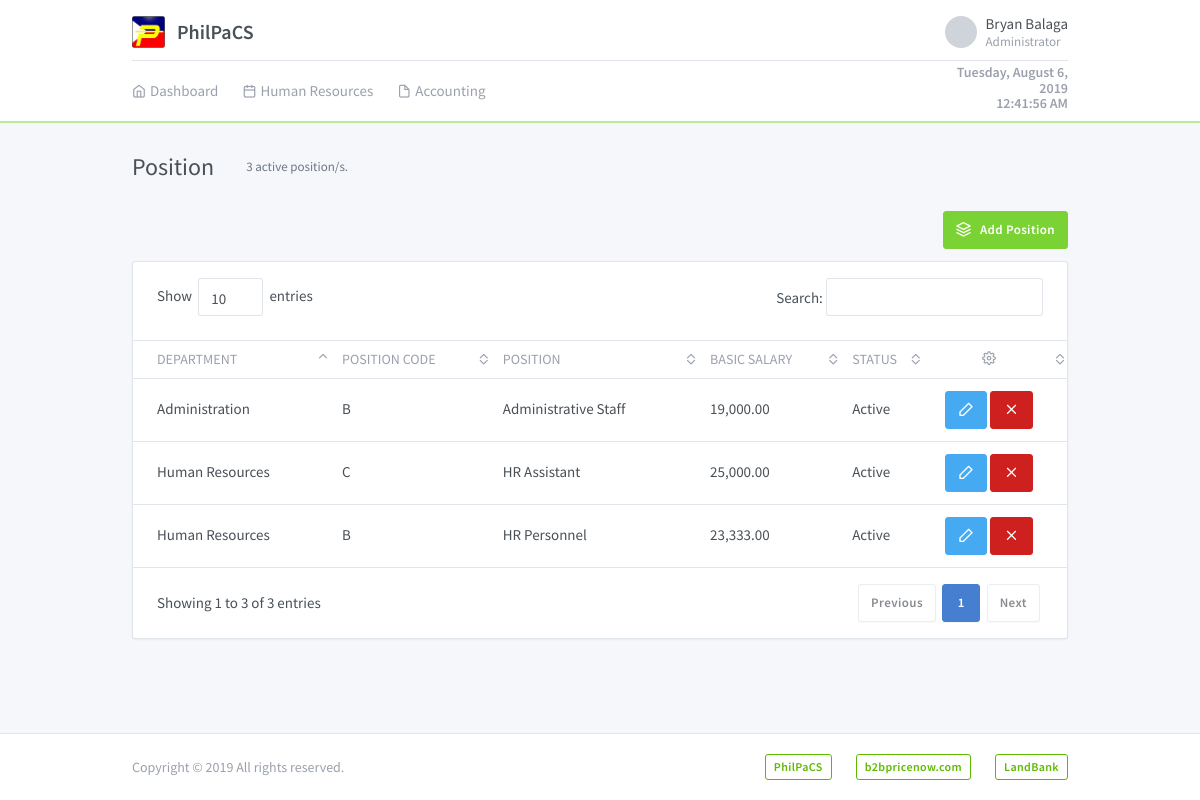
/system/position.php (signed in), run on an earlier commit of the app's database.
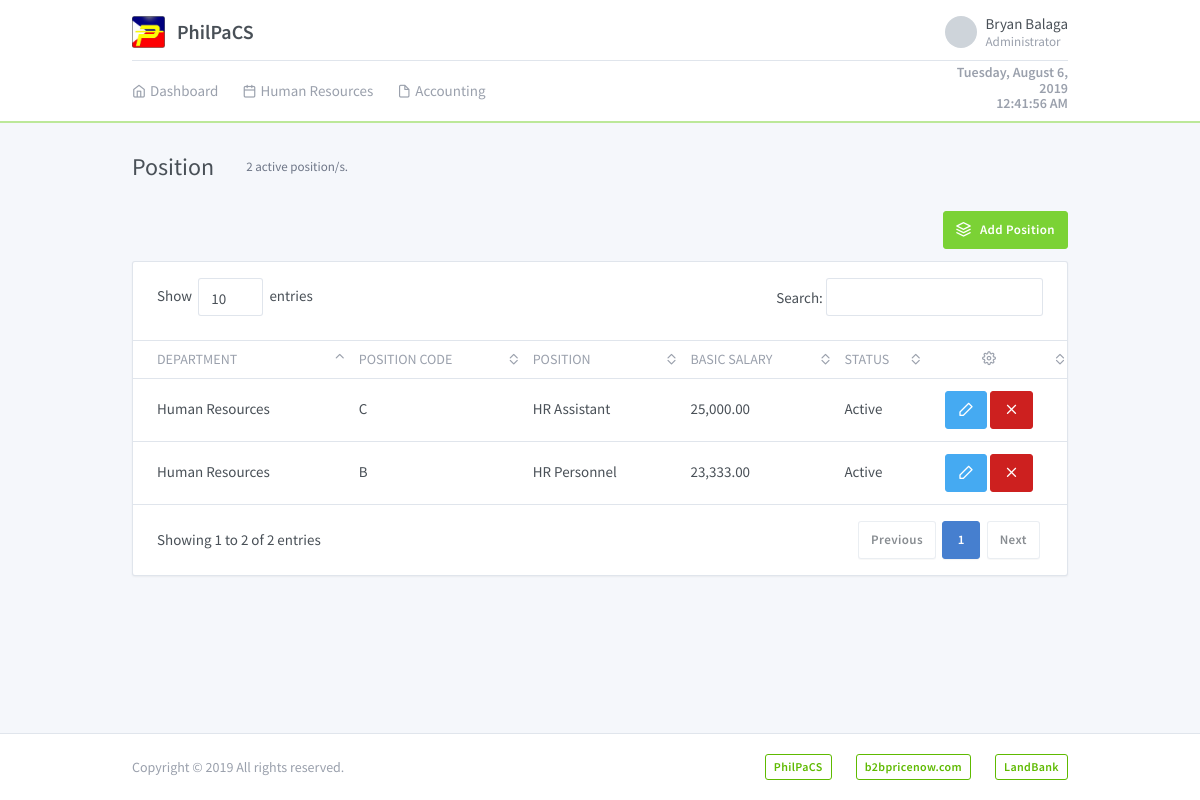
And on a later commit of the database.
### tables this page shows
CREATE TABLE `positiontbl` (
  `positionID` int(11) NOT NULL AUTO_INCREMENT,
  `departmentID` int(11) NOT NULL,
  `code` varchar(1) NOT NULL,
  `positionName` varchar(50) NOT NULL,
  `basicSalary` double NOT NULL,
  `status` tinyint(1) NOT NULL,
  PRIMARY KEY (`positionID`)
);

CREATE TABLE `departmenttbl` (
  `departmentID` int(11) NOT NULL AUTO_INCREMENT,
  `departmentName` varchar(50) NOT NULL,
  `status` tinyint(1) NOT NULL,
  PRIMARY KEY (`departmentID`)
);

### models/Config.php (called while the page is built, shortened)
<?php
require_once 'Database.php';
class Config extends Database {
	protected $conn;
	public function __construct() {
		$database = new Database();
		$this->conn = $database->db_connection();
	}
	public function runQuery($sql) {
		$stmt = $this->conn->prepare($sql);
		return $stmt;
	}
}

### models/Database.php (called while the page is built, shortened)
<?php
class Database {
	private $host = "localhost";
	private $dbname = "philpacs";
	private $username = "root";
	private $password = "";
	public function db_connection(){
		try {
			$this->conn = new PDO("mysql:host=" . $this->host . ";dbname=" . $this->dbname, $this->username, $this->password);
			$this->conn->setAttribute(PDO::ATTR_ERRMODE, PDO::ERRMODE_EXCEPTION);
			return $this->conn;
		} catch (PDOException $e) {
			echo "Connection Error: " . $e->getMessage();
		}
	}
}

### system/position.php (the view, shortened to what the changed rows need)
<?php
    require_once '../models/Config.php';
    $config = new Config();
    $config->isnot_loggedin();
?>
<!DOCTYPE html>
<html lang="en" dir="ltr">
  <head>
    <link rel="stylesheet" href="https://maxcdn.bootstrapcdn.com/font-awesome/4.7.0/css/font-awesome.min.css">
    <?php include '../includes/plugins.php'; ?>
    <link rel="stylesheet" type="text/css" href="../assets/css/style.css" />
  </head>
  <body class="">
        <div class="page">
          <div class="flex-fill">
            <div class="my-3 my-md-5">
              <div class="container">
                  <div class="page-header">
                    <h1 class="page-title">
                      Position
                    </h1>
                    <div class="page-subtitle">
                      <?php
                        $status = 1;
                        $stmt = $config->runQuery("SELECT COUNT(*) AS positionCount FROM positiontbl WHERE status=:status");
                        $stmt->execute(array(":status" => $status));
                        $row = $stmt->fetch(PDO::FETCH_ASSOC);
                        echo $row['positionCount'] . " active position/s."
                      ?>
                    </div>
                  </div>
                  <div class="row row-cards">
                    <div class="col-lg-12">
                      <div class="card">
                        <div class="dimmer active">
                          <div id='archive-dimmer-content'>
                          <div class="table-responsive">
                            <table class="table card-table table-vcenter text-nowrap datatable" id="positionTable">
                              <thead>
                                <tr>
                                  <th>Department</th>
                                  <th>Position Code</th>
                                  <th>Position</th>
                                  <th>Basic Salary</th>
                                  <th>Status</th>
                                  <th class="w-1 text-center"><i class="fe fe-settings"></i></th>
                                </tr>
                              </thead>
                              <tbody>
                                  <?php
                                      $status = 1;
                                      $stmt = $config->runQuery("SELECT positiontbl.positionID, positiontbl.positionName, IF (positiontbl.status = 1, 'Active', 'Archived') AS status, positiontbl.basicSalary, positiontbl.code, departmenttbl.departmentName FROM positiontbl INNER JOIN departmenttbl ON positiontbl.departmentID = departmenttbl.departmentID WHERE positiontbl.status=:status");
                                      $stmt->execute(array(":status" => $status));
                                      while ($row = $stmt->fetch(PDO::FETCH_ASSOC)) {
                                          $code = $row['code'];
                                          $position_id = $row['positionID'];
                                          $position_name = $row['positionName'];
                                          $department_name = $row['departmentName'];
                                          $status = $row['status'];
                                          $basicSalary = $row['basicSalary'];
                                          $basicSalary = number_format($basicSalary, 2);
                                          ?>
                                          <tr>
                                              <td><?=$department_name;?></td>
                                              <td><?=$code;?></td>
                                              <td><?=$position_name;?></td>
                                              <td><?=$basicSalary;?></td>
                                              <td><?=$status;?></td>
                                              <td class="text-center">
                                                  <button type="button" data-toggle="modal" data-target="#updatePositionModal" class="btn btn-info updatePositionBtnModal" data-id="<?=$position_id;?>" data-name="<?=$position_name;?>" data-salary="<?=$basicSalary;?>">
                                                      <i class="fe fe-edit-2"></i>
                                                  </button>
                                                  <button type="button" class="btn btn-danger archivePositionBtn" data-id="<?=$position_id;?>" data-name="<?=$position_name;?>">
                                                      <i class="fe fe-x"></i>
                                                  </button>
                                              </td>
                                          </tr>
                                          <?php
                                      }
                                  ?>
                              </tbody>
                            </table>
                          </div>
                        </div>
                      </div>
                    </div>
                  </div>
              </div>
            </div>
          </div>
        </div>
  </body>
</html>

What changed in the data, as far as the page shows it:
removed positiontbl: departmentID.departmentName "Administration", code "B", positionName "Administrative Staff", basicSalary "19,000.00", status "Active"
Also different on the page:
$row['positionCount']: "3" → "2"
text written by a page script: "Show entries Search: Showing 1 to 3 of 3 entries Previous 1 Next" → "Show entries Search: Showing 1 to 2 of 2 entries Previous 1 Next"
